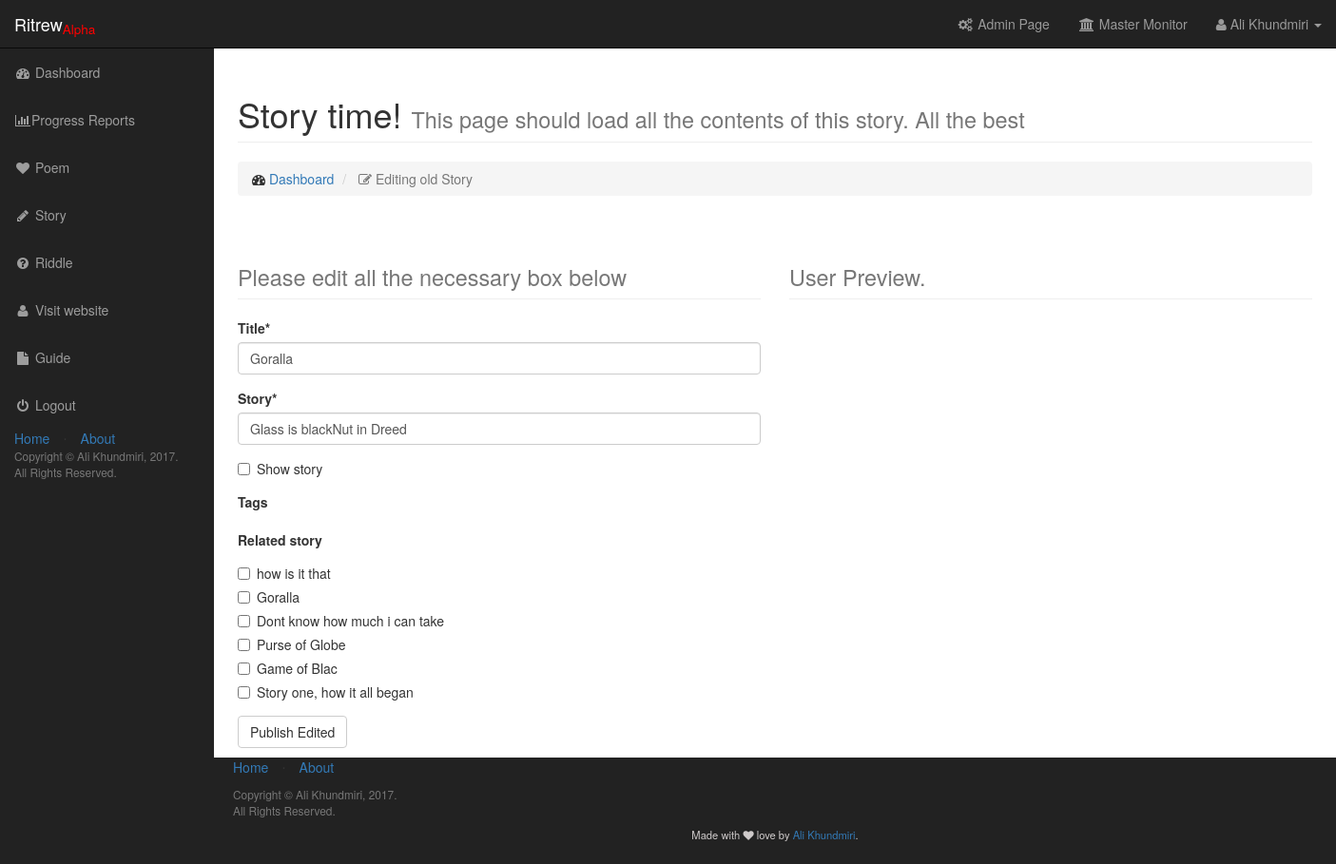
The app's page /stories/goralla/edit/ (signed in), older data.
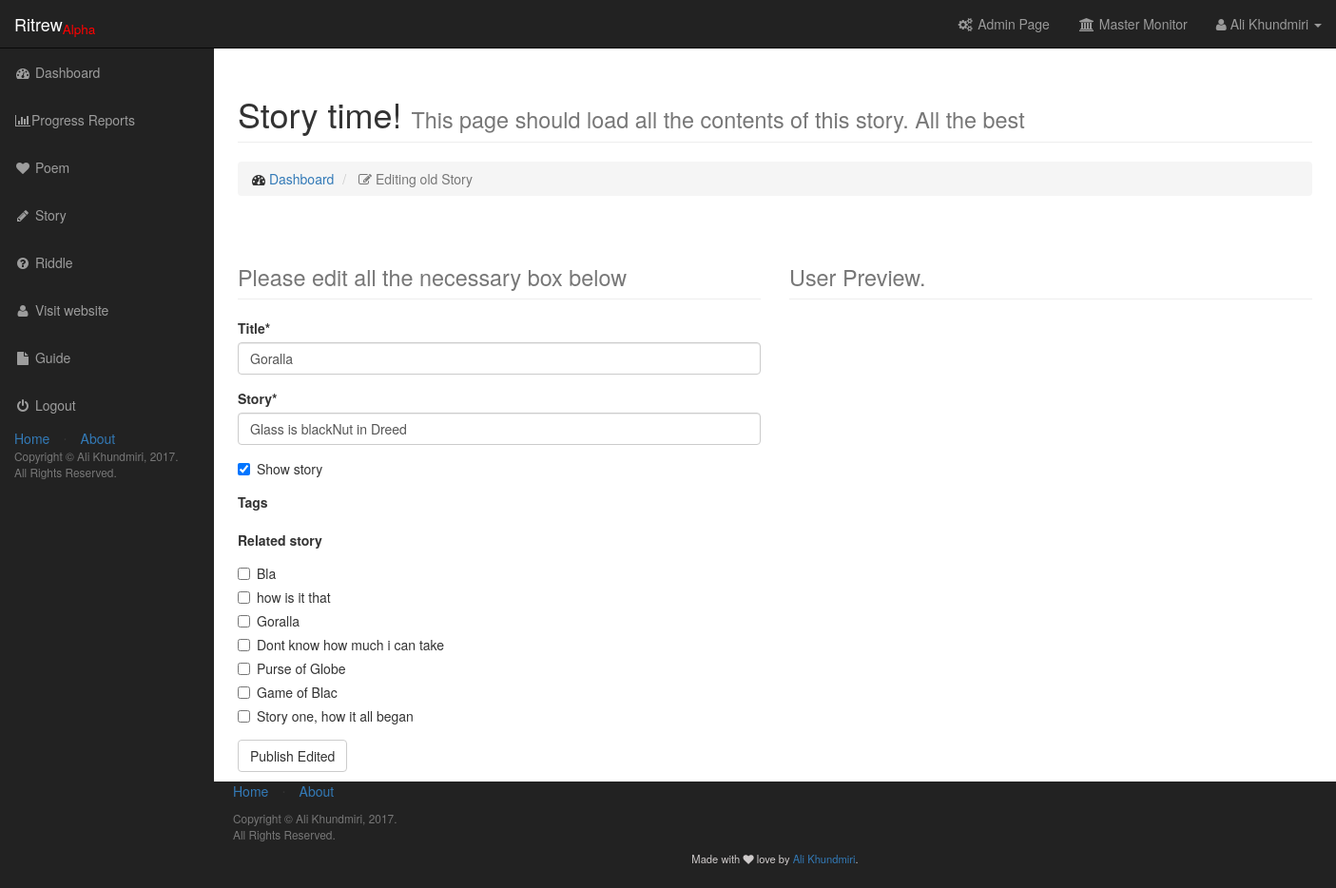
The same page, newer data.
### core/models.py (models this page shows, shortened)
class all_stories(models.Model):
	app_name = "Story"
	title = models.CharField(max_length=300, blank=False, null=False)
	slug = models.SlugField(unique=True)
	story = models.TextField(max_length=30000, blank=False, null=False)
	show_story = models.BooleanField(default=True,)
	author = models.ForeignKey(settings.AUTH_USER_MODEL, default=1)
	tags = models.ManyToManyField(taggers, blank=True, null=True)
	related_story = models.ManyToManyField("self", blank=True, null=True)
	timestamp = models.DateTimeField(auto_now=False, auto_now_add=True)
	updated = models.DateTimeField(auto_now=True, auto_now_add=False)
	def __str__(self):
		return (self.title)
	class Meta:
		ordering = ["-timestamp", "-updated"]
		verbose_name = "Story"
		verbose_name_plural = "Stories"

### dashboard/views.py (the view)
# urls.py: url(r'^stories/(?P<slug>[\w-]+)/edit/$', d_views.edit_story, name='edit_story'),
@user_passes_test(lambda u: u.is_staff)
def edit_story(request, slug = None):
	instance = get_object_or_404(all_stories, slug = slug)
	if instance.author == request.user:
		form = StoryForm(request.POST or None, instance=instance)
		if form.is_valid():
			instance = form.save(commit=False)
			instance.save()
			messages.success(request, "Story edited Successfully")
			return HttpResponseRedirect(instance.get_absolute_url())
	else:
		print("oops! " + str(request.user) + ", You can't edit " + str(instance.author) + "'s story '" + str(instance.title) + "'." )
		raise Http404
	context = {
		"tab_text" : "Edit Story",
		"head_text" : "Story time!",
		"small_head_text" : "This page should load all the contents of this story. All the best",
		"breadcrumb_text" : "Editing old Story",
		"sub_head_text" : "Please edit all the necessary box below",
		"button_text" : "Publish Edited",
		"form": form,
		"name" : "d_e_story",
	}
	return render(request, 'dashboard/form.html', context)

### core/forms.py
class StoryForm(forms.ModelForm):
    story = forms.CharField(widget = PagedownWidget(show_preview=False))
    tags = forms.ModelMultipleChoiceField(required=False, queryset = taggers.objects.all(), widget=forms.CheckboxSelectMultiple())
    related_story = forms.ModelMultipleChoiceField(required=False, queryset = all_stories.objects.all(), widget=forms.CheckboxSelectMultiple())
    class Meta:
        model = all_stories
        fields = [
            "title",
            "story",
            "show_story",
            "tags",
            "related_story",
        ]

### dashboard/templates/dashboard/form.html (shortened to what this page needs)
{% extends 'dashboard/dashboard_base.html' %}
{% load crispy_forms_tags %}
{% block head_extra %}
    {{ block.super }}
{% endblock %}
{% block content_header %}
    <div id="wrapper">
    {% block d_nav_bar %}
        {% include "dashboard/d_nav_bar.html" %}
    {% endblock %}
        <div id="page-wrapper">
            <div class="container-fluid">
                <div class="row">
                    <div class="col-lg-12">
                        <h1 class="page-header">
                            {{head_text}} <small> {{small_head_text}}</small>
                        </h1>
                        <ol class="breadcrumb">
                            <li>
                                <i class="fa fa-dashboard"></i>  <a href="{% url 'dashboard:list' %}">Dashboard</a>
                            </li>
                            <li class="active">
                                <i class="fa fa-edit"></i> {{breadcrumb_text}}
                            </li>
                        </ol>
                    </div>
                </div>
                <div class="row">
                    <div class="col-lg-6">
                        <h1 class="page-header">
                            <small> {{sub_head_text}}</small>
                        </h1>
                        <form method='POST' action='' enctype='multipart/form-data'>{% csrf_token %}
                            {{ form|crispy }}
                            <input type='submit' class='btn btn-default' value='{{ button_text }}'/>
                        </form>
                    </div>
                    <div class="col-lg-6">
                        <h1 class="page-header">
                            <small> User Preview.</small>
                        </h1>
                    </div>
                </div>
            </div>
        </div>
        {% include 'footer.html' %}
    </div>
{% endblock %}

Row changes from the older to the newer data that the page shows:
changed all_stories "Glass is blackNut in Dreed": show_story "☐" → "☑"
Text that changed along with them:
form field related_story: "☐ ☐ ☐ ☐ ☐ ☐" → "☐ ☐ ☐ ☐ ☐ ☐ ☐"
text no longer shown: "Title * Story * Show story Tags Related story how is it that Goralla Dont know how much i can take Purse of Globe Game of Blac Story one, how it all began"
text now shown: "Title * Story * Show story Tags Related story Bla how is it that Goralla Dont know how much i can take Purse of Globe Game of Blac Story one, how it all began"
